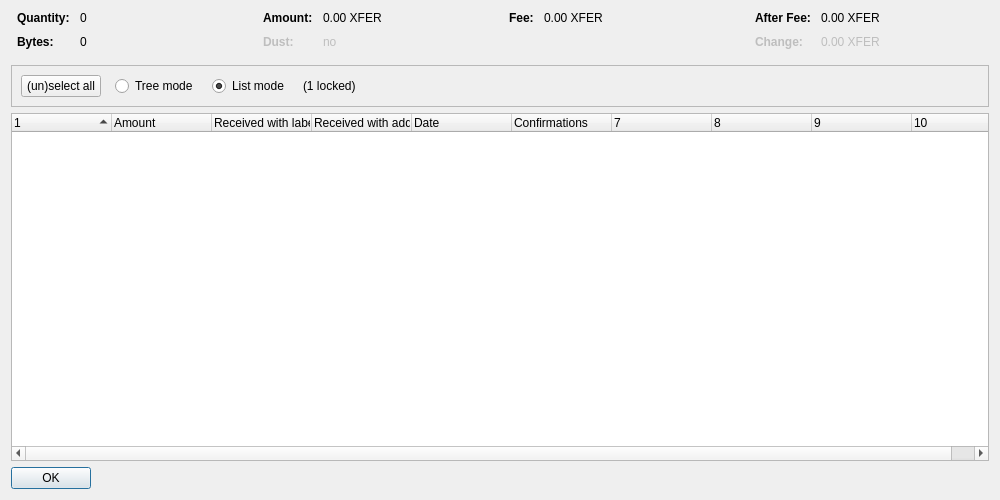
<?xml version="1.0" encoding="UTF-8"?>
<ui version="4.0">
 <class>CoinControlDialog</class>
 <widget class="QDialog" name="CoinControlDialog">
  <property name="geometry">
   <rect>
    <x>0</x>
    <y>0</y>
    <width>1000</width>
    <height>500</height>
   </rect>
  </property>
  <property name="windowTitle">
   <string>Coin Selection</string>
  </property>
  <layout class="QVBoxLayout" name="verticalLayout">
   <item>
    <layout class="QHBoxLayout" name="horizontalLayoutTop" stretch="0,0,0,0">
     <property name="topMargin">
      <number>0</number>
     </property>
     <property name="bottomMargin">
      <number>10</number>
     </property>
     <item>
      <layout class="QFormLayout" name="formLayoutCoinControl1">
       <property name="horizontalSpacing">
        <number>10</number>
       </property>
       <property name="verticalSpacing">
        <number>10</number>
       </property>
       <property name="leftMargin">
        <number>6</number>
       </property>
       <property name="rightMargin">
        <number>6</number>
       </property>
       <item row="0" column="0">
        <widget class="QLabel" name="labelCoinControlQuantityText">
         <property name="font">
          <font>
           <weight>75</weight>
           <bold>true</bold>
          </font>
         </property>
         <property name="text">
          <string>Quantity:</string>
         </property>
        </widget>
       </item>
       <item row="0" column="1">
        <widget class="QLabel" name="labelCoinControlQuantity">
         <property name="cursor">
          <cursorShape>IBeamCursor</cursorShape>
         </property>
         <property name="contextMenuPolicy">
          <enum>Qt::ActionsContextMenu</enum>
         </property>
         <property name="text">
          <string notr="true">0</string>
         </property>
         <property name="textInteractionFlags">
          <set>Qt::LinksAccessibleByMouse|Qt::TextSelectableByKeyboard|Qt::TextSelectableByMouse</set>
         </property>
        </widget>
       </item>
       <item row="1" column="0">
        <widget class="QLabel" name="labelCoinControlBytesText">
         <property name="font">
          <font>
           <weight>75</weight>
           <bold>true</bold>
          </font>
         </property>
         <property name="text">
          <string>Bytes:</string>
         </property>
        </widget>
       </item>
       <item row="1" column="1">
        <widget class="QLabel" name="labelCoinControlBytes">
         <property name="cursor">
          <cursorShape>IBeamCursor</cursorShape>
         </property>
         <property name="contextMenuPolicy">
          <enum>Qt::ActionsContextMenu</enum>
         </property>
         <property name="text">
          <string notr="true">0</string>
         </property>
         <property name="textInteractionFlags">
          <set>Qt::LinksAccessibleByMouse|Qt::TextSelectableByKeyboard|Qt::TextSelectableByMouse</set>
         </property>
        </widget>
       </item>
      </layout>
     </item>
     <item>
      <layout class="QFormLayout" name="formLayoutCoinControl2">
       <property name="horizontalSpacing">
        <number>10</number>
       </property>
       <property name="verticalSpacing">
        <number>10</number>
       </property>
       <property name="leftMargin">
        <number>6</number>
       </property>
       <property name="rightMargin">
        <number>6</number>
       </property>
       <item row="0" column="0">
        <widget class="QLabel" name="labelCoinControlAmountText">
         <property name="font">
          <font>
           <weight>75</weight>
           <bold>true</bold>
          </font>
         </property>
         <property name="text">
          <string>Amount:</string>
         </property>
        </widget>
       </item>
       <item row="0" column="1">
        <widget class="QLabel" name="labelCoinControlAmount">
         <property name="cursor">
          <cursorShape>IBeamCursor</cursorShape>
         </property>
         <property name="contextMenuPolicy">
          <enum>Qt::ActionsContextMenu</enum>
         </property>
         <property name="text">
          <string notr="true">0.00 XFER</string>
         </property>
         <property name="textInteractionFlags">
          <set>Qt::LinksAccessibleByMouse|Qt::TextSelectableByKeyboard|Qt::TextSelectableByMouse</set>
         </property>
        </widget>
       </item>
       <item row="1" column="0">
        <widget class="QLabel" name="labelCoinControlLowOutputText">
         <property name="enabled">
          <bool>false</bool>
         </property>
         <property name="font">
          <font>
           <weight>75</weight>
           <bold>true</bold>
          </font>
         </property>
         <property name="text">
          <string>Dust:</string>
         </property>
        </widget>
       </item>
       <item row="1" column="1">
        <widget class="QLabel" name="labelCoinControlLowOutput">
         <property name="enabled">
          <bool>false</bool>
         </property>
         <property name="cursor">
          <cursorShape>IBeamCursor</cursorShape>
         </property>
         <property name="contextMenuPolicy">
          <enum>Qt::ActionsContextMenu</enum>
         </property>
         <property name="text">
          <string notr="true">no</string>
         </property>
         <property name="textInteractionFlags">
          <set>Qt::LinksAccessibleByMouse|Qt::TextSelectableByKeyboard|Qt::TextSelectableByMouse</set>
         </property>
        </widget>
       </item>
      </layout>
     </item>
     <item>
      <layout class="QFormLayout" name="formLayoutCoinControl3">
       <property name="horizontalSpacing">
        <number>10</number>
       </property>
       <property name="verticalSpacing">
        <number>10</number>
       </property>
       <property name="leftMargin">
        <number>6</number>
       </property>
       <property name="rightMargin">
        <number>6</number>
       </property>
       <item row="0" column="0">
        <widget class="QLabel" name="labelCoinControlFeeText">
         <property name="font">
          <font>
           <weight>75</weight>
           <bold>true</bold>
          </font>
         </property>
         <property name="text">
          <string>Fee:</string>
         </property>
        </widget>
       </item>
       <item row="0" column="1">
        <widget class="QLabel" name="labelCoinControlFee">
         <property name="cursor">
          <cursorShape>IBeamCursor</cursorShape>
         </property>
         <property name="contextMenuPolicy">
          <enum>Qt::ActionsContextMenu</enum>
         </property>
         <property name="text">
          <string notr="true">0.00 XFER</string>
         </property>
         <property name="textInteractionFlags">
          <set>Qt::LinksAccessibleByMouse|Qt::TextSelectableByKeyboard|Qt::TextSelectableByMouse</set>
         </property>
        </widget>
       </item>
      </layout>
     </item>
     <item>
      <layout class="QFormLayout" name="formLayoutCoinControl4">
       <property name="horizontalSpacing">
        <number>10</number>
       </property>
       <property name="verticalSpacing">
        <number>10</number>
       </property>
       <property name="leftMargin">
        <number>6</number>
       </property>
       <property name="rightMargin">
        <number>6</number>
       </property>
       <item row="0" column="0">
        <widget class="QLabel" name="labelCoinControlAfterFeeText">
         <property name="font">
          <font>
           <weight>75</weight>
           <bold>true</bold>
          </font>
         </property>
         <property name="text">
          <string>After Fee:</string>
         </property>
        </widget>
       </item>
       <item row="0" column="1">
        <widget class="QLabel" name="labelCoinControlAfterFee">
         <property name="cursor">
          <cursorShape>IBeamCursor</cursorShape>
         </property>
         <property name="contextMenuPolicy">
          <enum>Qt::ActionsContextMenu</enum>
         </property>
         <property name="text">
          <string notr="true">0.00 XFER</string>
         </property>
         <property name="textInteractionFlags">
          <set>Qt::LinksAccessibleByMouse|Qt::TextSelectableByKeyboard|Qt::TextSelectableByMouse</set>
         </property>
        </widget>
       </item>
       <item row="1" column="0">
        <widget class="QLabel" name="labelCoinControlChangeText">
         <property name="enabled">
          <bool>false</bool>
         </property>
         <property name="font">
          <font>
           <weight>75</weight>
           <bold>true</bold>
          </font>
         </property>
         <property name="text">
          <string>Change:</string>
         </property>
        </widget>
       </item>
       <item row="1" column="1">
        <widget class="QLabel" name="labelCoinControlChange">
         <property name="enabled">
          <bool>false</bool>
         </property>
         <property name="cursor">
          <cursorShape>IBeamCursor</cursorShape>
         </property>
         <property name="contextMenuPolicy">
          <enum>Qt::ActionsContextMenu</enum>
         </property>
         <property name="text">
          <string notr="true">0.00 XFER</string>
         </property>
         <property name="textInteractionFlags">
          <set>Qt::LinksAccessibleByMouse|Qt::TextSelectableByKeyboard|Qt::TextSelectableByMouse</set>
         </property>
        </widget>
       </item>
      </layout>
     </item>
    </layout>
   </item>
   <item>
    <widget class="QFrame" name="frame">
     <property name="minimumSize">
      <size>
       <width>0</width>
       <height>40</height>
      </size>
     </property>
     <property name="frameShape">
      <enum>QFrame::StyledPanel</enum>
     </property>
     <property name="frameShadow">
      <enum>QFrame::Sunken</enum>
     </property>
     <layout class="QHBoxLayout" name="horizontalLayout">
      <item>
       <layout class="QHBoxLayout" name="horizontalLayoutPanel" stretch="0,0,0,0,0">
        <property name="spacing">
         <number>14</number>
        </property>
        <item>
         <widget class="QPushButton" name="pushButtonSelectAll">
          <property name="sizePolicy">
           <sizepolicy hsizetype="Maximum" vsizetype="Fixed">
            <horstretch>0</horstretch>
            <verstretch>0</verstretch>
           </sizepolicy>
          </property>
          <property name="text">
           <string>(un)select all</string>
          </property>
          <property name="autoDefault">
           <bool>false</bool>
          </property>
         </widget>
        </item>
        <item>
         <widget class="QRadioButton" name="radioTreeMode">
          <property name="sizePolicy">
           <sizepolicy hsizetype="Maximum" vsizetype="Fixed">
            <horstretch>0</horstretch>
            <verstretch>0</verstretch>
           </sizepolicy>
          </property>
          <property name="text">
           <string>Tree mode</string>
          </property>
         </widget>
        </item>
        <item>
         <widget class="QRadioButton" name="radioListMode">
          <property name="sizePolicy">
           <sizepolicy hsizetype="Maximum" vsizetype="Fixed">
            <horstretch>0</horstretch>
            <verstretch>0</verstretch>
           </sizepolicy>
          </property>
          <property name="text">
           <string>List mode</string>
          </property>
          <property name="checked">
           <bool>true</bool>
          </property>
         </widget>
        </item>
        <item>
         <widget class="QLabel" name="labelLocked">
          <property name="text">
           <string notr="true">(1 locked)</string>
          </property>
         </widget>
        </item>
        <item>
         <spacer name="horizontalSpacer">
          <property name="orientation">
           <enum>Qt::Horizontal</enum>
          </property>
          <property name="sizeHint" stdset="0">
           <size>
            <width>40</width>
            <height>20</height>
           </size>
          </property>
         </spacer>
        </item>
       </layout>
      </item>
     </layout>
    </widget>
   </item>
   <item>
    <widget class="CoinControlTreeWidget" name="treeWidget">
     <property name="contextMenuPolicy">
      <enum>Qt::CustomContextMenu</enum>
     </property>
     <property name="sortingEnabled">
      <bool>false</bool>
     </property>
     <property name="columnCount">
      <number>10</number>
     </property>
     <attribute name="headerShowSortIndicator" stdset="0">
      <bool>true</bool>
     </attribute>
     <attribute name="headerStretchLastSection">
      <bool>false</bool>
     </attribute>
     <column>
      <property name="text">
       <string/>
      </property>
     </column>
     <column>
      <property name="text">
       <string>Amount</string>
      </property>
     </column>
     <column>
      <property name="text">
       <string>Received with label</string>
      </property>
     </column>
     <column>
      <property name="text">
       <string>Received with address</string>
      </property>
     </column>
     <column>
      <property name="text">
       <string>Date</string>
      </property>
     </column>
     <column>
      <property name="text">
       <string>Confirmations</string>
      </property>
      <property name="toolTip">
       <string>Confirmed</string>
      </property>
     </column>
     <column>
      <property name="text">
       <string/>
      </property>
     </column>
     <column>
      <property name="text">
       <string/>
      </property>
     </column>
     <column>
      <property name="text">
       <string/>
      </property>
     </column>
     <column>
      <property name="text">
       <string/>
      </property>
     </column>
    </widget>
   </item>
   <item>
    <widget class="QDialogButtonBox" name="buttonBox">
     <property name="sizePolicy">
      <sizepolicy hsizetype="Maximum" vsizetype="Fixed">
       <horstretch>0</horstretch>
       <verstretch>0</verstretch>
      </sizepolicy>
     </property>
     <property name="orientation">
      <enum>Qt::Horizontal</enum>
     </property>
     <property name="standardButtons">
      <set>QDialogButtonBox::Ok</set>
     </property>
    </widget>
   </item>
  </layout>
 </widget>
 <customwidgets>
  <customwidget>
   <class>CoinControlTreeWidget</class>
   <extends>QTreeWidget</extends>
   <header>coincontroltreewidget.h</header>
  </customwidget>
 </customwidgets>
 <resources/>
 <connections/>
</ui>
